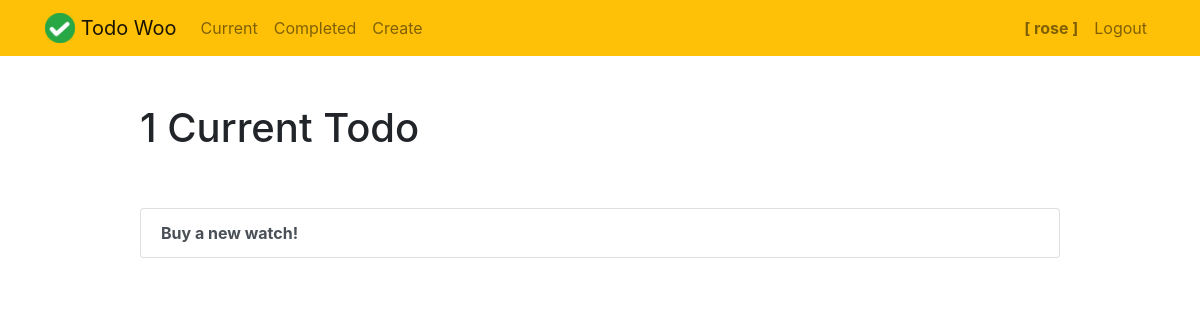
Before: /current/ (signed in) with the older database file.
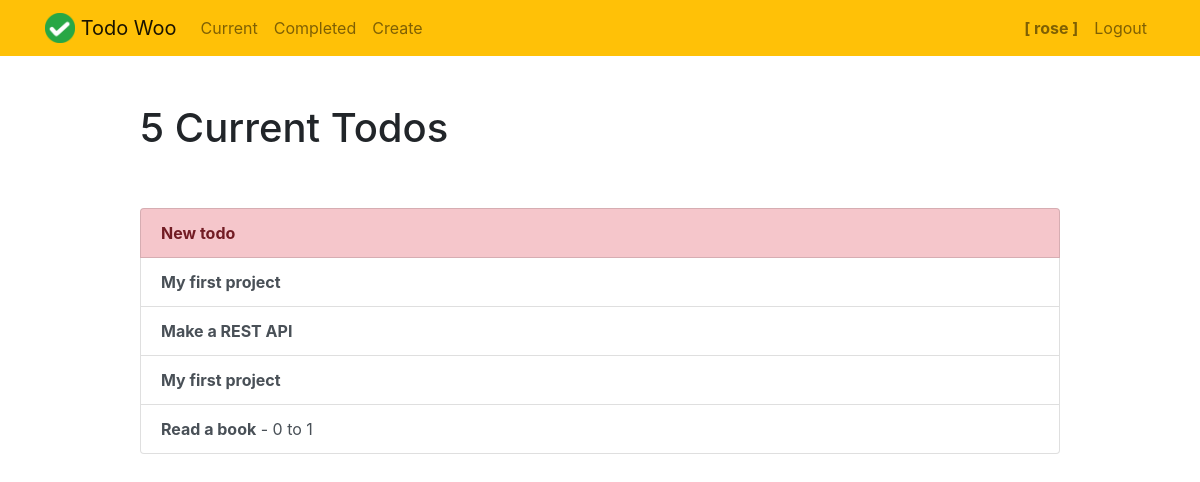
After: the same page with the newer database file.
### todo/models.py (models this page shows, shortened)
class Todo(models.Model):
    title = models.CharField(max_length=100)
    memo = models.TextField(blank=True)
    created = models.DateTimeField()
    datecompleted = models.DateTimeField(null=True, blank=True)
    important = models.BooleanField(default=False)
    user = models.ForeignKey(User, on_delete=models.CASCADE)

### todo/views.py (the view)
# urls.py: path('current/', views.currenttodos, name='currenttodos'),
@login_required
def currenttodos(request):
    todos = Todo.objects.filter(user=request.user, datecompleted__isnull=True).order_by('-created')
    return render(request, 'todo/currenttodos.html', {'todos':todos})

### todo/templates/todo/currenttodos.html
{% extends "todo/base.html" %}
{% block content %}
    <div class="row justify-content-center mt-5">
        <div class="col-md-10">
            {% if todos %}
                 <h1>{{ todos.count }} Current Todo{{ todos.count|pluralize }}</h1>
            {% else %}
                           <h1>Current Todos</h1>
            {% endif %}
        </div>
    </div>
    <div class="row justify-content-center mt-5">
        <div class="col-md-10">
        {% if todos %}
            <div class="list-group">
                {% for todo in todos %}
                    <a href="{% url 'viewtodo' todo.id %}" class="list-group-item list-group-item-action{% if todo.important %} list-group-item-danger{% endif %}"><b>{{ todo.title }}</b>{% if todo.memo %} - {{ todo.memo|truncatechars:30 }}{% endif %}</a>
                {% endfor %}
            </div>
        {% else %}
            <div class="text-center">
                <h2>Looks like you don't have any todos! Nice work.</h2>
            <br>
            <a role="button" class="btn btn-primary" href="{% url 'createtodo' %}">New Todo</a>
            </div>
        {% endif %}
        </div>
    </div>
{% endblock %}

Changed rows visible on the page:
no longer on this page (row edited): Todo: title "Buy a new watch!"
added Todo: title "New todo", important True (drawn)
added Todo: title "My first project"
added Todo: title "Make a REST API"
added Todo: title "My first project"
added Todo: title "Read a book", memo "0 to 1"
Other visible differences:
{{ todos.count }}: "1" → "5"
